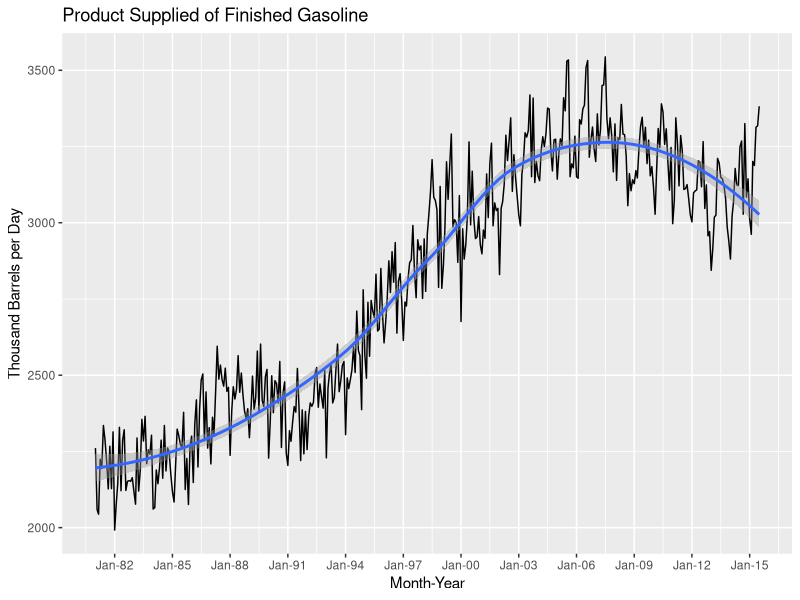
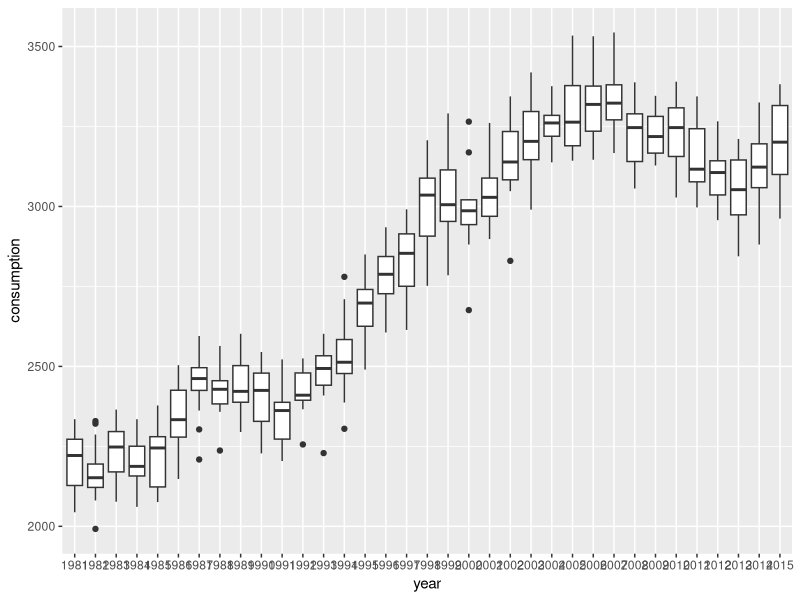
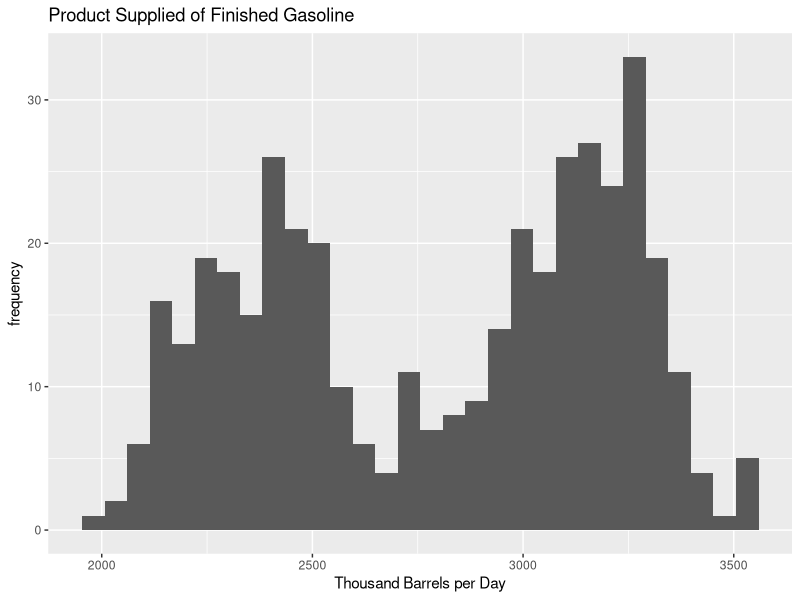
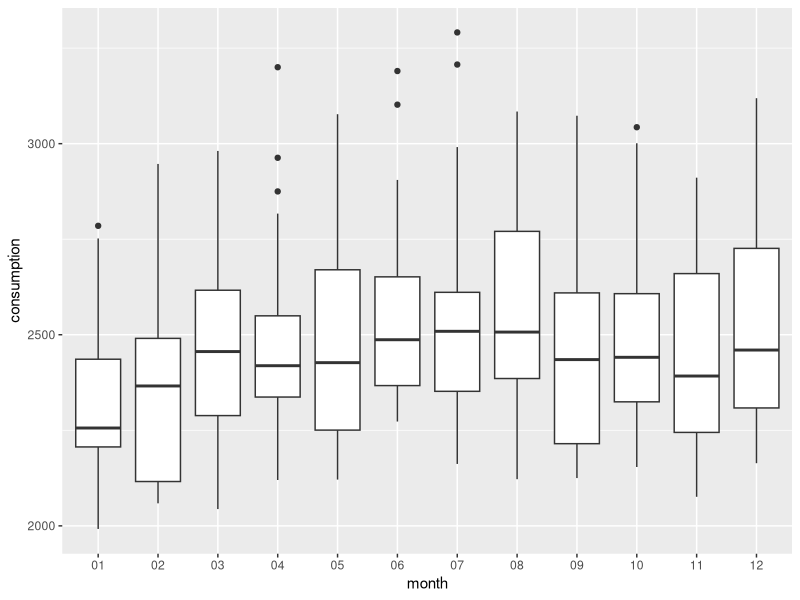
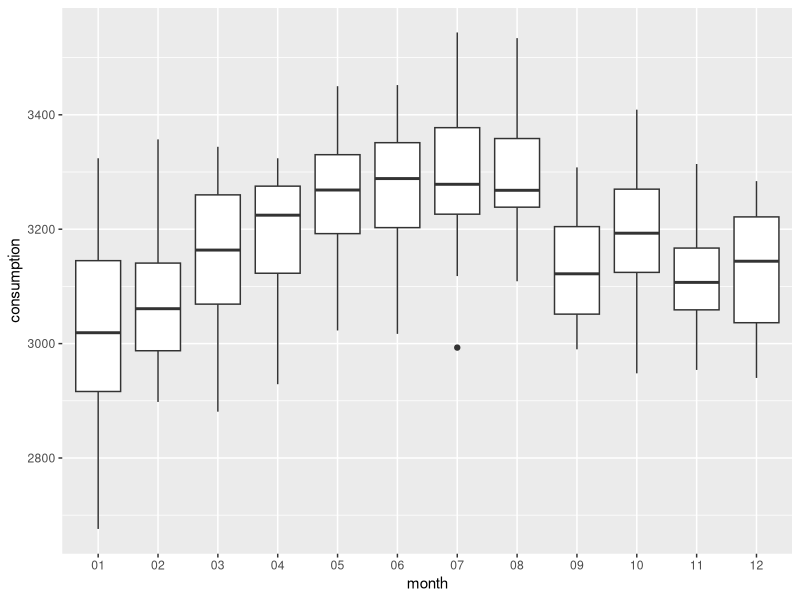

Write R code to recreate these figures, in order. (Note: this script raises an error after producing the figures.)
detach_package <- function(pkg, character.only = FALSE)
{
  if(!character.only)
  {
    pkg <- deparse(substitute(pkg))
  }
  search_item <- paste("package", pkg, sep = ":")
  while(search_item %in% search())
  {
    detach(search_item, unload = TRUE, character.only = TRUE)
  }
}

# load dependencies
handle_package <- function(x) {
  a <- require(x, character.only = TRUE)
  if(!a) {
    install.packages(x)
    require(x, character.only = TRUE)
  }
}

pkg <- c("ggplot2","dplyr","R.utils","fdrtool","caret","randomForest","pROC", 
         "readr", "stringr", "corrgram", "corrplot", "aod", "rvest", "ggfortify",
         "zoo", "reshape2", "jsonlite", "devtools", "scales", "forecast", "wesanderson")

lapply(pkg, handle_package)

#detach_package("gridExtra", TRUE)


# load time series data - problems(time_series)
time_series <- read_csv("./padd1_time_series.csv", skip = 5, col_names = FALSE)
names(time_series) <- c("month_year", "consumption")

# Minor data prep - dplyr friendly object; turning id into an integer to sort
time_series_df <- tbl_df(time_series)
time_series_df$id <- as.integer(row.names(time_series_df))
time_series_df <- arrange(time_series_df, desc(id))

# Convert month_year to Date type - facilitate graphing with ggplot
time_series_df$month_year_conv <- as.Date(str_replace(time_series_df$month_year, " ", "01"), "%b%d%Y")

# Extract month, month_name and year from month_year_conv
time_series_df$month <- factor(format(time_series_df$month_year_conv, "%m"), ordered = TRUE)
time_series_df$year <- factor(format(time_series_df$month_year_conv, "%Y"), ordered = TRUE)



###par(mfrow = c(2,2)) 
###lapply(dev.list(), dev.off)


# Create time series object
# Create Time Series Object
fuel_consumption_ts <- ts(time_series_df$consumption, start = c(1981,1), end = c(2015, 7), freq = 12)

# Time Series Plot
p <- ggplot(time_series_df, aes(x = month_year_conv , y = consumption))

p + geom_line() +
    ggtitle("Product Supplied of Finished Gasoline") +
    xlab("Month-Year") + 
    ylab("Thousand Barrels per Day") +
    scale_x_date(labels = date_format("%b-%y"), breaks = "3 years") +
    geom_smooth()

# Does the variation increase as the level increases - By Year
bp <- ggplot(time_series_df, aes(x = year , y = consumption))

bp + geom_boxplot()

# Bimodal Histogram
bm <- ggplot(time_series_df, aes(x = consumption))
bm + geom_histogram() +
  ggtitle("Product Supplied of Finished Gasoline") +  
  ylab("frequency") +
  xlab("Thousand Barrels per Day")




time_series_df_1 <- time_series_df %>%
                      filter(year < 2000)

# By Month - Bi Modal
bp <- ggplot(time_series_df_1, aes(x = month , y = consumption))

bp + geom_boxplot()

time_series_df_2 <- time_series_df %>%
                      filter(year >= 2000)

# By Month - Bi Modal
bp <- ggplot(time_series_df_2, aes(x = month , y = consumption))

bp + geom_boxplot()



# Data Partitioning
nValid <- 12
prediction_multiplier <- 2
prediction_periods <- nValid * prediction_multiplier

nTrain <- length(fuel_consumption_ts) - nValid
train.ts <- window(fuel_consumption_ts, start = c(1981, 1), end = c(1981, nTrain))
valid.ts <- window(fuel_consumption_ts, start = c(1981, nTrain + 1), end = c(1981, nTrain + nValid))


# Models

par(mfrow = c(2, 1))

# Simple Exponential Smoothing
ses <- ses(train.ts)
ses_pred <- forecast(ses, h = prediction_periods,  level = c(80,95))

plot(ses_pred, ylim = c(1800, 3500),  ylab = "Barrels (Thousands)", 
     xlab = "Time", bty = "l", xaxt = "n",
     xlim = c(1981,2015.75), main = "", flty = 2)

axis(1, at = seq(1981, 2015, 1), labels = format(seq(1981, 2015, 1)))
lines(ses_pred$fitted, lwd = 2, col = "blue")
lines(valid.ts)


# Holt's Linear with trend - No Alpha & Beta
holt_m <- holt(train.ts)
h_pred <- forecast(holt_m, h = prediction_periods, level = c(80,95))

plot(h_pred, ylim = c(1800, 3500),  ylab = "Barrels (Thousands)", xlab = "Time", bty = "l", xaxt = "n",
     xlim = c(1981,2015.75), main = "", flty = 2)
axis(1, at = seq(1981, 2015, 1), labels = format(seq(1981, 2015, 1)))
lines(h_pred$fitted, lwd = 2, col = "blue")
lines(valid.ts)


# Holt's Linear Trend with alpha and no model restrictions
hw <- ets(train.ts, model = "MMA", alpha = 0.8, restrict = FALSE)
hw_pred <- forecast(hw, h = prediction_periods, level = c(80,95))

plot(hw_pred, ylim = c(1800, 3500),  ylab = "Barrels (Thousands)", xlab = "Time", bty = "l", xaxt = "n",
     xlim = c(1981,2015.75), main = "", flty = 2)
axis(1, at = seq(1981, 2015, 1), labels = format(seq(1981, 2015, 1)))
lines(hw_pred$fitted, lwd = 2, col = "blue")
lines(valid.ts)

# Exponential Smoothing Automated
es_opt <- ets(train.ts)
es_opt_pred <- forecast(es_opt, h = prediction_periods, level = c(80,95))

plot(es_opt_pred, ylim = c(1800, 3500),  ylab = "Barrels (Thousands)", xlab = "Time", bty = "l", xaxt = "n",
     xlim = c(1981,2015.75), main = "", flty = 2)
axis(1, at = seq(1981, 2015, 1), labels = format(seq(1981, 2015, 1)))
lines(es_opt_pred$fitted, lwd = 2, col = "blue")
lines(valid.ts)


# Accuracy
accuracy(ses_pred$mean, valid.ts)
accuracy(h_pred$mean, valid.ts)
accuracy(hw_pred$mean, valid.ts)
accuracy(es_opt_pred$mean, valid.ts)



# prepare residuals
ses_residuals <- fortify(ses_pred$residuals)
names(ses_residuals) <- c("time","residual")

h_residuals <- fortify(h_pred$residuals)
names(h_residuals) <- c("time","residual")

hw_residuals <- fortify(hw_pred$residuals)
names(hw_residuals) <- c("time","residual")

ESOpt_residuals <- fortify(es_opt_pred$residuals)
names(ESOpt_residuals) <- c("time","residual")




lapply(dev.list(),dev.off)

# Plot Residuals

# Holt's Winter
p <- ggplot(hw_residuals, aes(x = time, y = residual))
p + geom_line(aes(colour = residual ), size = 1)



# ses and es optimization - https://github.com/karthik/wesanderson
pal <- wes_palette("Cavalcanti", type = "continuous")

p <- ggplot(ses_residuals, aes(x = time, y = residual))
p +  geom_line(aes(colour = residual)) + 
  geom_line(data = ESOpt_residuals, aes(x = time, y = residual), colour = "#CC0033") +
  scale_fill_gradientn(colours = pal)


p <- ggplot(ses_residuals, aes(x = time, y = residual))
p +  geom_line(aes(colour = residual)) + 
     geom_line(data = ESOpt_residuals, aes(x = time, y = residual), colour = "#CC0033") +
     geom_line(data = h_residuals, aes(x = time, y = residual), colour = "gray")


#RColorBrewer::display.brewer.all()
